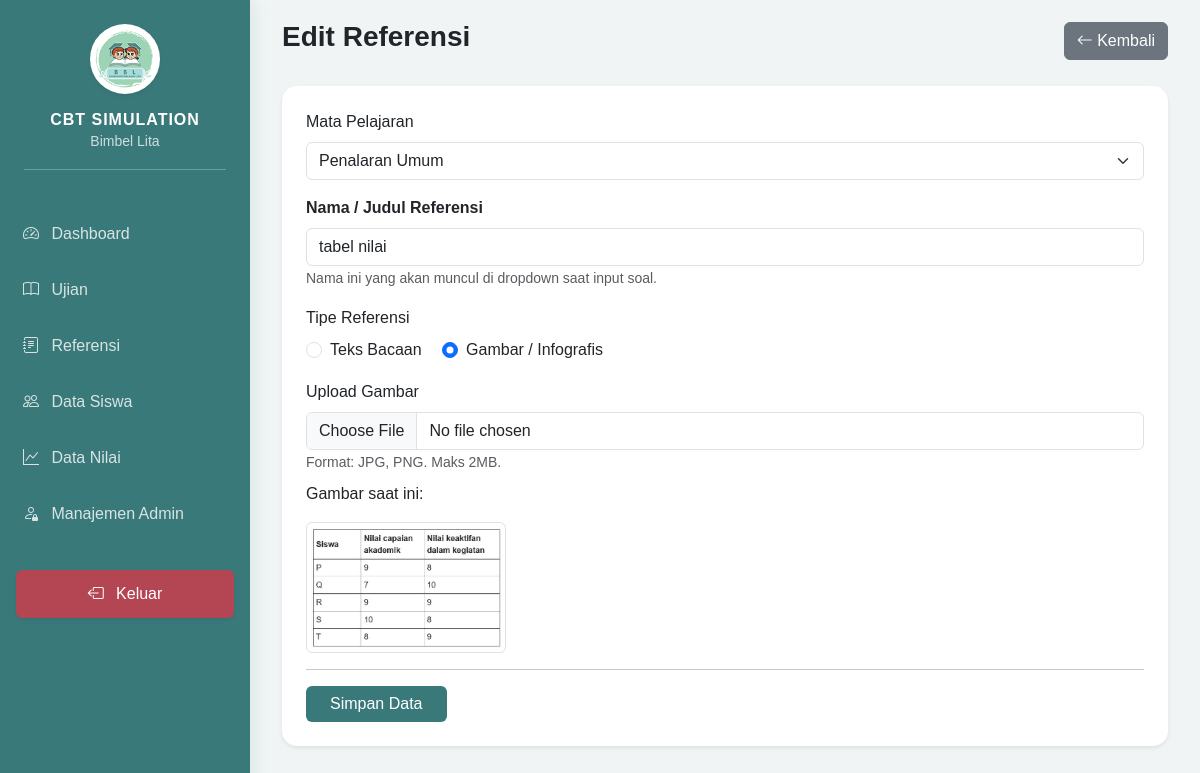
Screenshot of /admin/dashboard.php?page=references_form&id=15 (signed in) with the database file from the repository.
### tables this page shows
CREATE TABLE `references` (
  `id` int NOT NULL,
  `subject_id` int NOT NULL,
  `title` varchar(255) NOT NULL,
  `type` enum('text','image') DEFAULT 'text',
  `content` text,
  `image_path` varchar(255) DEFAULT NULL,
  `created_at` timestamp NULL DEFAULT CURRENT_TIMESTAMP
);

CREATE TABLE `subjects` (
  `id` int NOT NULL,
  `exam_id` int NOT NULL,
  `name` varchar(100) NOT NULL,
  `duration` int NOT NULL,
  `max_score` decimal(10,2) DEFAULT '100.00',
  `sort_order` int NOT NULL DEFAULT '0',
  `is_active` tinyint(1) DEFAULT '1',
  `created_at` timestamp NULL DEFAULT CURRENT_TIMESTAMP
);

### admin/modules/references/form.php (the view, shortened to what this page needs)
<?php
$id = $_GET['id'] ?? null;
$data = null;
if ($id) {
    $stmt = $pdo->prepare("SELECT * FROM `references` WHERE id = ?");
    $stmt->execute([$id]);
    $data = $stmt->fetch();
}
$subjects = $pdo->query("SELECT * FROM subjects ORDER BY name ASC")->fetchAll();
?>
<div class="d-flex justify-content-between align-items-center mb-4">
    <h3 class="fw-bold"><?= $id ? 'Edit' : 'Tambah' ?> Referensi</h3>
    <a href="dashboard.php?page=references" class="btn btn-secondary">
        <i class="bi bi-arrow-left"></i> Kembali
    </a>
</div>
<div class="card border-0 shadow-sm">
    <div class="card-body p-4">
        <form action="modules/references/process.php?action=save" method="POST" enctype="multipart/form-data">
            <div class="mb-3">
                <label class="form-label">Mata Pelajaran</label>
                <select name="subject_id" class="form-select" required>
                    <?php foreach ($subjects as $s): ?>
                        <option value="<?= $s['id'] ?>" <?= ($data['subject_id'] ?? '') == $s['id'] ? 'selected' : '' ?>>
                            <?= htmlspecialchars($s['name']) ?>
                        </option>
                    <?php endforeach; ?>
                </select>
            </div>
            <div class="mb-3">
        <label class="form-label fw-bold">Nama / Judul Referensi</label>
        <input type="text" name="title" class="form-control"
               placeholder="Contoh: Bacaan Teks Proklamasi / Gambar Siklus Air"
               value="<?= htmlspecialchars($data['title'] ?? '') ?>" required>
        <small class="text-muted">Nama ini yang akan muncul di dropdown saat input soal.</small>
    </div>
            <div class="mb-3">
                <label class="form-label d-block">Tipe Referensi</label>
                <div class="form-check form-check-inline">
                    <input class="form-check-input" type="radio" name="type" id="typeText" value="text"
                        <?= ($data['type'] ?? 'text') == 'text' ? 'checked' : '' ?> onclick="toggleType()">
                    <label class="form-check-label" for="typeText">Teks Bacaan</label>
                </div>
                <div class="form-check form-check-inline">
                    <input class="form-check-input" type="radio" name="type" id="typeImage" value="image"
                        <?= ($data['type'] ?? '') == 'image' ? 'checked' : '' ?> onclick="toggleType()">
                    <label class="form-check-label" for="typeImage">Gambar / Infografis</label>
                </div>
            </div>
            <div class="mb-3" id="inputImage" style="display: none;">
                <label class="form-label">Upload Gambar</label>
                <input type="file" name="image" class="form-control" accept="image/*">
                <small class="text-muted">Format: JPG, PNG. Maks 2MB.</small>
                <?php if (!empty($data['image_path'])): ?>
                    <div class="mt-2">
                        <p>Gambar saat ini:</p>
                        <img src="../assets/uploads/references/<?= $data['image_path'] ?>" class="img-thumbnail" width="200">
                    </div>
                <?php endif; ?>
            </div>
            <hr>
            <button type="submit" class="btn btn-primary px-4">Simpan Data</button>
        </form>
    </div>
</div>

### includes/header.php (style rules this page uses)
:root { --sidebar-width: 250px; --primary-teal: #3a797a; --mint-green: #a2d9c1; --mint-light: #f0fdf4; }
body { background-color: #f0f4f4; font-family: 'Poppins', sans-serif; }
.card { border-radius: 15px; border: none; box-shadow: 0 5px 15px rgba(0,0,0,0.05); }
.btn-primary { background-color: var(--primary-teal); border: none; }

### rows the page displays
references: subject_id "Penalaran Umum", title "tabel nilai", type "☐ Teks Bacaan", type "☑ Gambar / Infografis", image_path (picture)
